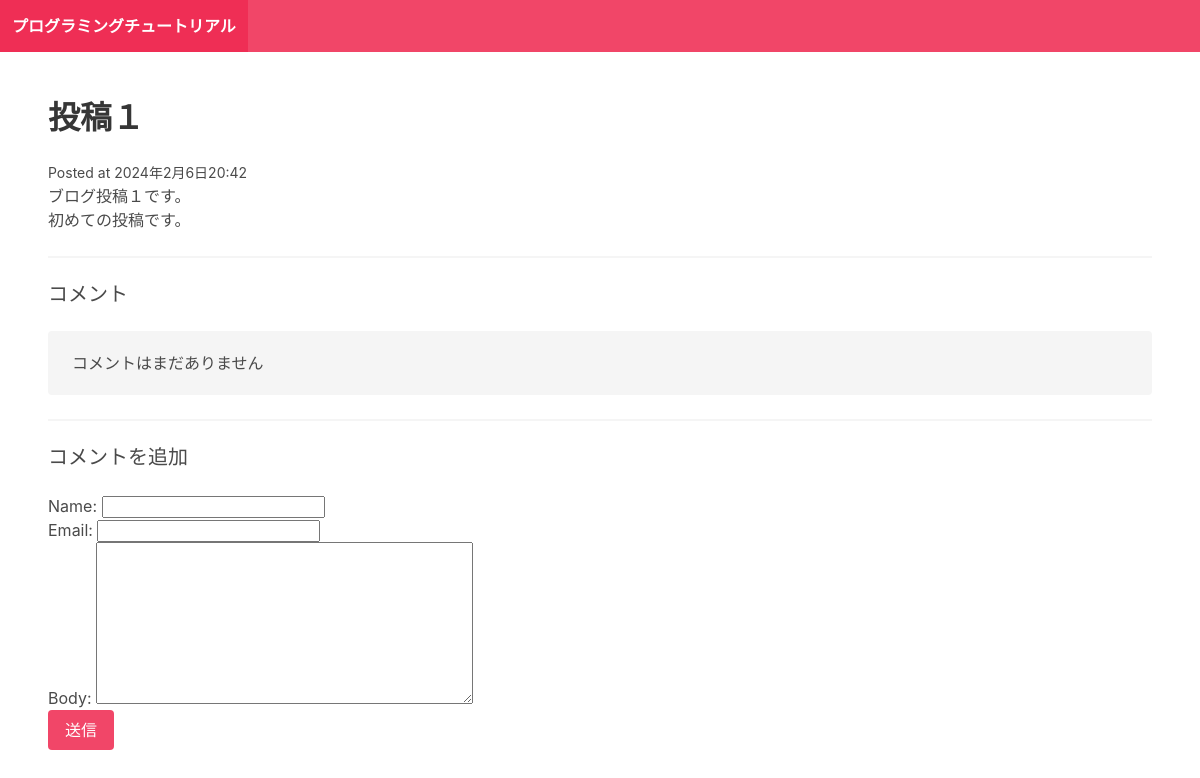
Before: /post-1/ with the older database file.
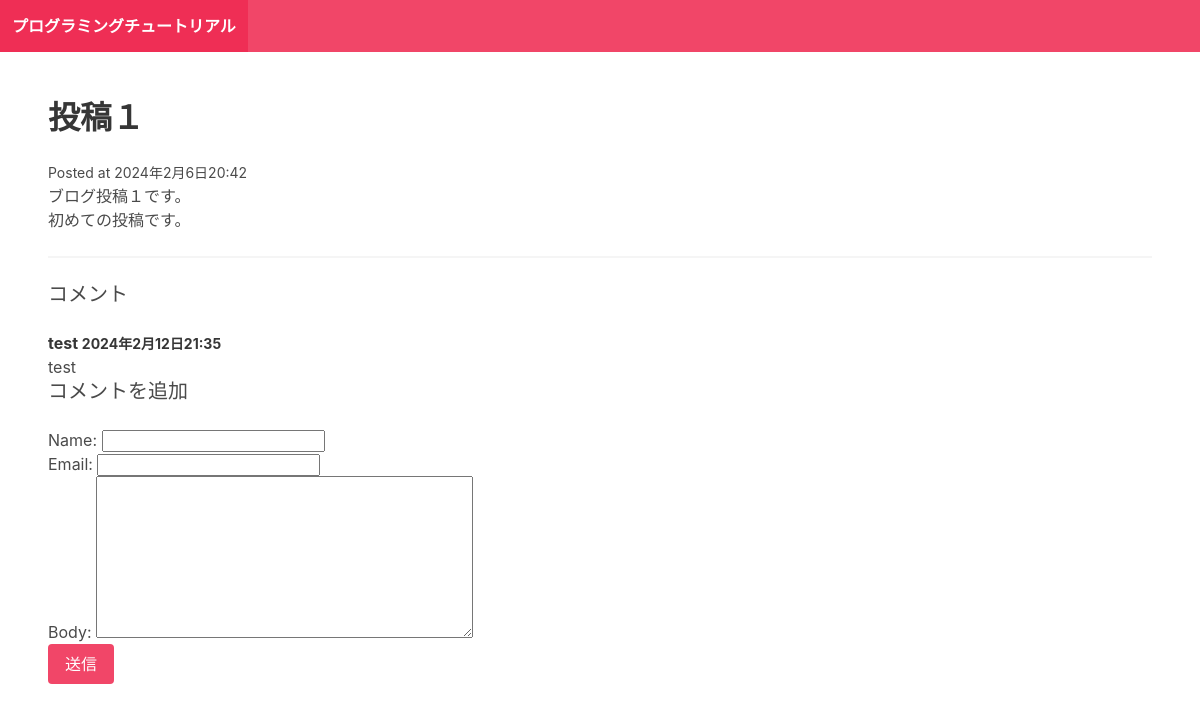
After: the same page with the newer database file.
### blog/models.py (models this page shows)
class Comment(models.Model):
    post = models.ForeignKey(Post, related_name="comments", on_delete=models.CASCADE)
    name = models.CharField(max_length=255)
    email = models.EmailField()
    body = models.TextField()
    posted_date = models.DateTimeField(auto_now_add=True)

### blog/views.py (the view)
# urls.py: path("<slug:slug>/",post_detail,name="post_detail")
def post_detail(request,slug):
    post = Post.objects.get(slug=slug)
    if request.method == "POST":
        form = CommentForm(request.POST)
        if form.is_valid():
            comment = form.save(commit=False)
            comment.post = post
            comment.save()
            return redirect("post_detail",slug=post.slug)
    else :
            form = CommentForm()
    return render (request,"blog/post_detail.html",{"post":post , "form":form})

### blog/forms.py
class CommentForm(forms.ModelForm):
    class Meta:
        model = Comment
        fields = ["name","email","body"]

### blog/templates/blog/post_detail.html
{% extends "blog/base.html" %} {%block content%}
<h1 class="title">{{post.title}}</h1>
<small>Posted at {{post.posted_date}}</small>
<p>{{post.intro}}</p>
<p>{{post.body}}</p>
<hr />
<h2 class="subtitle">コメント</h2>
{% for comment in post.comments.all %}
<article class="media">
  <div class="media-content">
    <div class="content">
      <p>
        <strong>
          {{comment.name}}
          <small>{{comment.posted_date}}</small>
        </strong>
        <br />{{comment.body}}
      </p>
    </div>
  </div>
</article>
{% empty %}
<div class="notification">コメントはまだありません</div>
<hr />
{% endfor %}
<h2 class="subtitle">コメントを追加</h2>
<form action="" method="post">
  {% csrf_token %} {{form.as_p}}
  <div class="field">
    <div class="control">
      <button class="button is-danger">送信</button>
    </div>
  </div>
</form>
{% endblock %}

Changed rows visible on the page:
added Comment: name "test", posted_date "2024年2月12日21:35", body "test"
Other visible differences:
text no longer shown: "コメントはまだありません"
